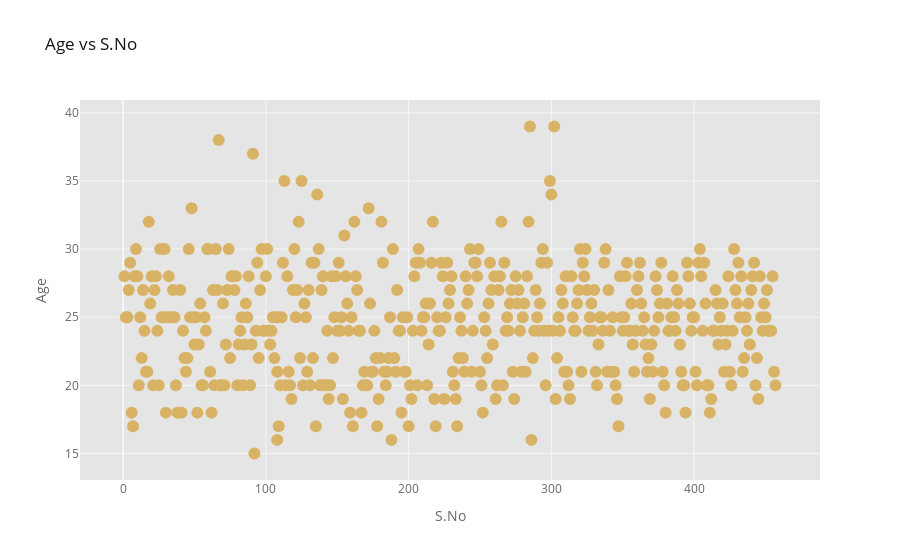

Notebook code cell kept with this figure:
### Markdown cell above
2. Interactive visulization: Inspecting numberic attributs at  the RRL dataset

### Code cell
#building scatter plot for numeric values 
themes=cf.getThemes()

#exclude or replace the nan value in the feed back column 

hcrrldf['Feed_Back'] = hcrrldf['Feed_Back'].replace(np.nan, "Missed Value")

@interact
def scatter_plot(x=list(hcrrldf.select_dtypes('number').columns), 
                 y=list(hcrrldf.select_dtypes('number').columns)[1:],
                 #theme=list(cf.themes.THEMES.keys()), 
                 theme=list(cf.getThemes()), 
                 colorscale=list(cf.colors._scales_names.keys())):
    
    hcrrldf.iplot(kind='scatter', x=x, y=y, mode='markers', 
             xTitle=x.title(), yTitle=y.title(), 
             text='DiseaseName',
             title=f'{y.title()} vs {x.title()}',
            theme=theme, colorscale=colorscale)

### Figure 1 — Plotly figure (JSON) as saved in the notebook; plotly's stock layout.template omitted (floating-point values rounded to 4 significant figures; data arrays with more than 128 entries replaced by an {"elided": "..."} marker saying what was removed)
{"data": [{"line": {"color": "rgba(216, 179, 101, 1.0)", "dash": "solid", "shape": "linear", "width": 1.3}, "marker": {"size": 12, "symbol": "circle"}, "mode": "markers", "name": "Age", "text": {"elided": "459 str values"}, "type": "scatter", "x": {"elided": "459 int values"}, "y": {"elided": "459 int values"}}], "layout": {"legend": {"bgcolor": "#FFFFFF", "font": {"color": "#666666"}}, "paper_bgcolor": "#FFFFFF", "plot_bgcolor": "#E5E5E5", "title": {"font": {"color": "#151516"}, "text": "Age vs S.No"}, "xaxis": {"gridcolor": "#F6F6F6", "showgrid": true, "tickfont": {"color": "#666666"}, "title": {"font": {"color": "#666666"}, "text": "S.No"}, "zerolinecolor": "#F6F6F6"}, "yaxis": {"gridcolor": "#F6F6F6", "showgrid": true, "tickfont": {"color": "#666666"}, "title": {"font": {"color": "#666666"}, "text": "Age"}, "zerolinecolor": "#F6F6F6"}}}
